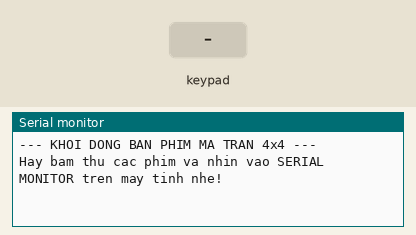
Simulated run of this sketch. Board: ESP32. Parts: the last lines printed to the serial monitor. The inputs (shaded band) are chosen by the test bench.

Above: at 2.2 s.
2.3 s: key '1' pressed
At 3.2 s:
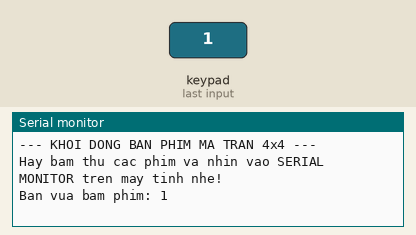
3.8 s: keypad keys 1 3 1 4 2 7 2 6 # pressed 0.4 s apart
At 7.8 s:
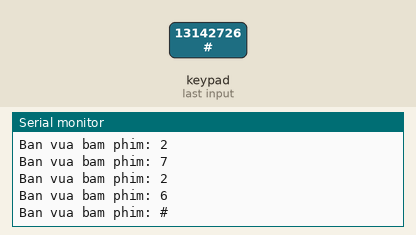
8.9 s: key 'A' pressed
At 9.3 s:
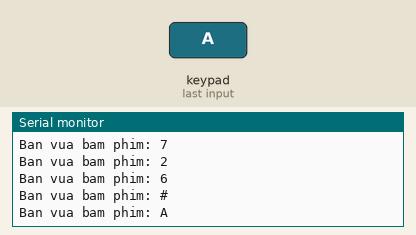
10.4 s: keypad keys 1 3 1 4 2 7 2 6 * pressed 0.4 s apart
At 13.9 s:
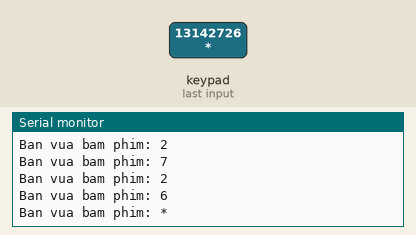
15.5 s: key 'B' pressed
At 16.7 s:
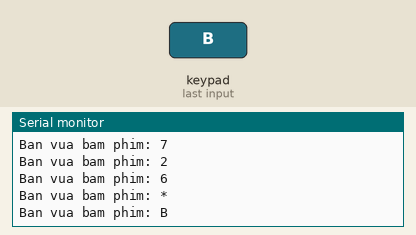
17.0 s: keypad keys 1 3 1 4 2 7 2 6 D pressed 0.4 s apart
At 21.7 s:
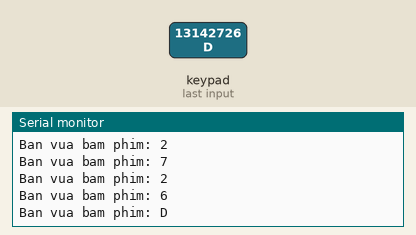
Timing chart, 0 to 23.1 s (numbered marks = the images above; inputs shaded):
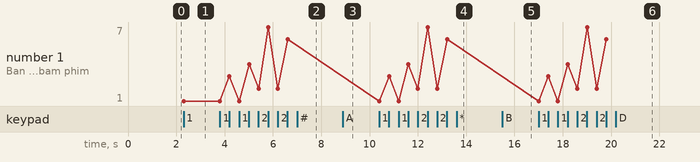

The sketch:

Matrix_Keypad.ino
```cpp
/*
 * BÀI TEST 3: BÀN PHÍM MA TRẬN (KEYPAD 4x4)
 * Cập nhật: Trở về dùng chân D4 cho Cột 4 theo ý bạn & Thêm delay lúc khởi động
 * Thư viện: "Keypad" (Tác giả: Mark Stanley, Alexander Brevig)
 *
 * HƯỚNG DẪN NỐI DÂY (Lần lượt từ trái sang phải của cụm 8 chân Keypad):
 * - Dây 1 (Hàng 1) -> Cắm chân D13
 * - Dây 2 (Hàng 2) -> Cắm chân D14
 * - Dây 3 (Hàng 3) -> Cắm chân D27
 * - Dây 4 (Hàng 4) -> Cắm chân D26
 * - Dây 5 (Cột 1)  -> Cắm chân D25
 * - Dây 6 (Cột 2)  -> Cắm chân D33
 * - Dây 7 (Cột 3)  -> Cắm chân D32
 * ---
 * - Dây 8 (Cột 4)  -> Cắm chân D4 (Nằm ở hàng đối diện)
 */

#include <Keypad.h>

// --- CẤU HÌNH LOẠI BÀN PHÍM ---
const byte ROWS = 4; // Số hàng
const byte COLS = 4; // Số cột (4x4)

// Khai báo sơ đồ vị trí các nút bấm
char keys[ROWS][COLS] = {
  {'1','2','3','A'},
  {'4','5','6','B'},
  {'7','8','9','C'},
  {'*','0','#','D'}
};

// Khai báo các chân ESP32 đã nối với bàn phím
byte rowPins[ROWS] = {13, 14, 27, 26}; // 4 chân nối với Hàng
byte colPins[COLS] = {25, 33, 32, 4};  // Cột 4 đã được đổi về chân D4

// Khởi tạo tính năng đọc bàn phím
Keypad keypad = Keypad(makeKeymap(keys), rowPins, colPins, ROWS, COLS);

void setup() {
  Serial.begin(115200);

  // Thêm độ trễ 1 giây để máy tính kịp kết nối Serial Monitor
  delay(1000);

  Serial.println("--- KHOI DONG BAN PHIM MA TRAN 4x4 ---");
  Serial.println("Hay bam thu cac phim va nhin vao SERIAL MONITOR tren may tinh nhe!");
}

void loop() {
  // Liên tục quét xem có phím nào đang bị ấn xuống không
  char key = keypad.getKey();

  // Nếu phát hiện có người bấm phím (biến key có dữ liệu)
  if (key) {
    Serial.print("Ban vua bam phim: ");
    Serial.println(key); // In phím đó ra màn hình máy tính
  }
}
```

Measured:
- after the input at 2.3 s, the serial monitor: prints a new line at once (image 1)
- after the input at 3.8 s, the serial monitor: prints a new line after 0.40 s (image 2)
- after the input at 8.9 s, the serial monitor: prints a new line at once (image 3)
- after the input at 10.4 s, the serial monitor: prints a new line at once (image 4)
- after the input at 15.5 s, the serial monitor: prints a new line at once (image 5)
- after the input at 17.0 s, the serial monitor: prints a new line at once (image 6)
- plotted number 1: 1 → 6 after the input at 3.8 s
